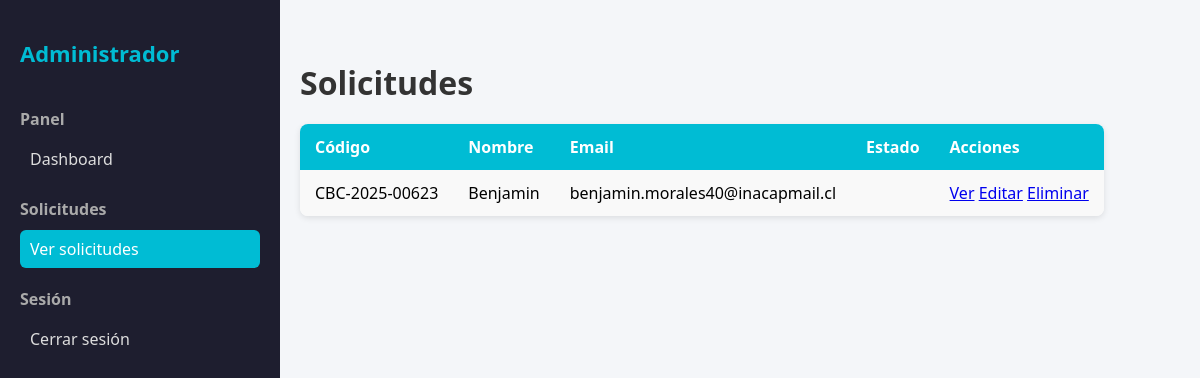
Before: /panel/solicitudes/ (signed in) with the older database file.
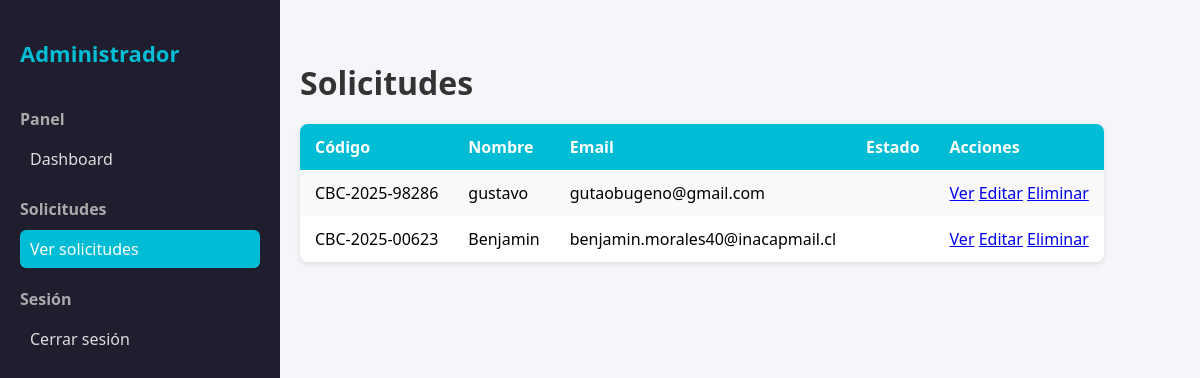
After: the same page with the newer database file.
### core/models.py (models this page shows, shortened)
class SolicitudInformacion(models.Model):
    servicio = models.ForeignKey(
        Servicio,
        on_delete=models.CASCADE,
        related_name="solicitudes",
        null=True,
        blank=True,
    )
    nombre = models.CharField(max_length=100)
    email = models.EmailField()
    telefono = models.CharField(
        max_length=12,
        validators=[
            RegexValidator(
                regex=r'^569\d{8}$',
                message="El teléfono debe tener el formato 569XXXXXXXX",
            ),
        ],
    )
    tienes_terreno = models.CharField(
        max_length=10,
        choices=[('si', 'Sí'), ('no', 'No')],
        default='no'
    )
    ubicacion = models.CharField(max_length=255)
    cuando_comenzar = models.CharField(max_length=20)
    requerimientos = models.TextField()
    estado_actual = models.ForeignKey(
        Estado,
        on_delete=models.SET_NULL,
        null=True,
        blank=True,
        related_name="solicitudes"
    )
    fecha_envio = models.DateTimeField(auto_now_add=True)
    codigo_seguimiento = models.CharField(max_length=30, unique=True, blank=True)
    comentarios_cambios = models.TextField(blank=True, null=True)
    progreso_trabajo = models.IntegerField(default=0)
    fecha_estimado_finalizacion = models.DateField(blank=True, null=True)

### core/views_admin.py (the view)
# urls.py: path("panel/solicitudes/", views_admin.admin_solicitudes, name="admin_solicitudes"),
@login_required
def admin_solicitudes(request):
    solicitudes = SolicitudInformacion.objects.all().order_by('-fecha_envio')
    return render(request, "admin_panel/solicitudes/listar.html", {
        "solicitudes": solicitudes
    })

### templates/admin_panel/solicitudes/listar.html
{% extends "admin_panel/base_admin.html" %}
{% block contenido %}
<h1>Solicitudes</h1>
<table class="tabla-admin">
    <tr>
        <th>Código</th>
        <th>Nombre</th>
        <th>Email</th>
        <th>Estado</th>
        <th>Acciones</th>
    </tr>
    {% for s in solicitudes %}
    <tr>
        <td>{{ s.codigo_seguimiento }}</td>
        <td>{{ s.nombre }}</td>
        <td>{{ s.email }}</td>
        <td>{{ s.get_estado_display }}</td>
        <td>
            <a href="{% url 'flujo_solicitud' s.id %}">Ver</a>
            <a href="{% url 'admin_solicitud_editar' s.id %}">Editar</a>
            <a href="{% url 'admin_solicitud_eliminar' s.id %}" class="danger">Eliminar</a>
        </td>
    </tr>
    {% endfor %}
</table>
{% endblock %}

Changed rows visible on the page:
added SolicitudInformacion: codigo_seguimiento "CBC-2025-98286", nombre "gustavo", email "gutaobugeno@gmail.com"
